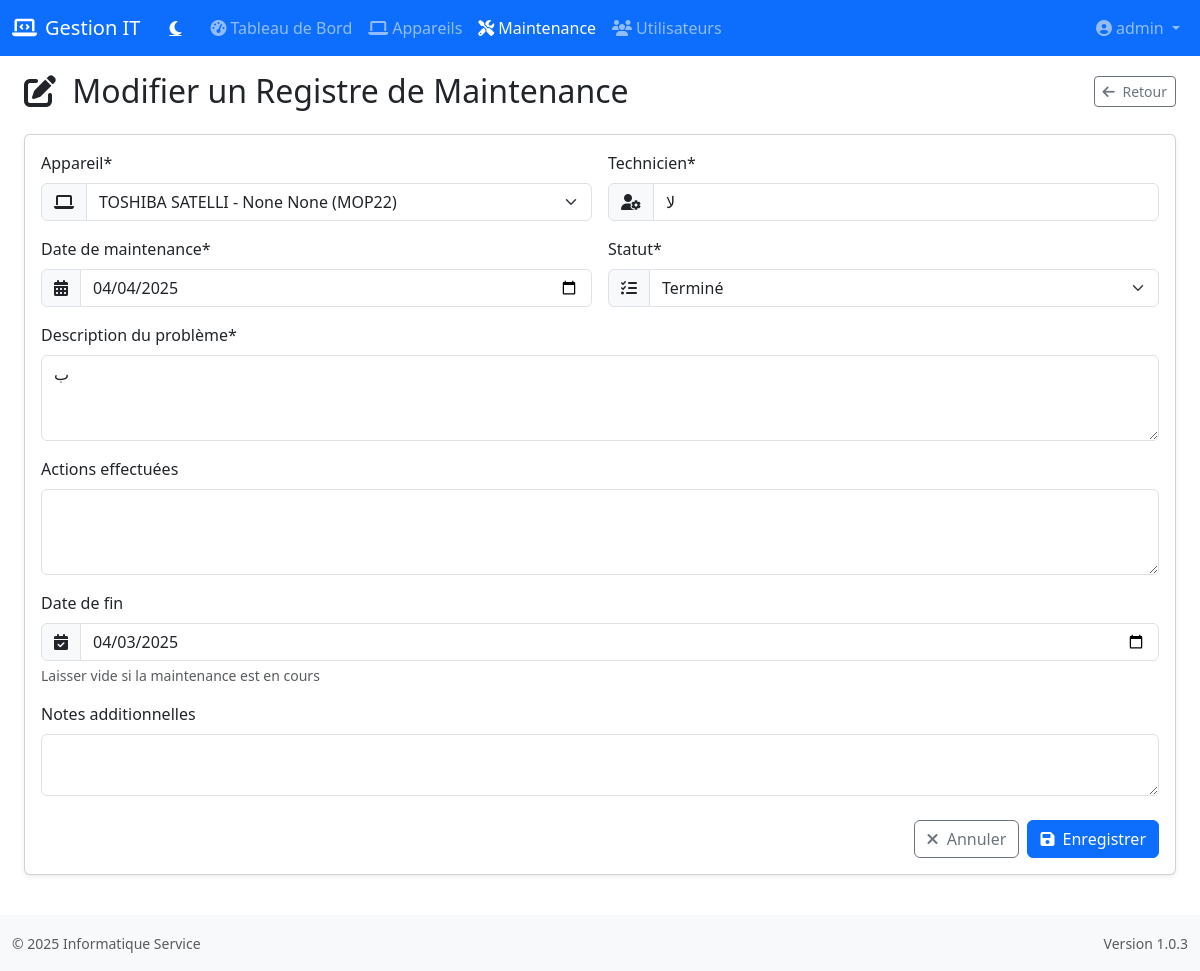
Page /edit_maintenance/1 (signed in) on the committed database.
### app.py (models this page shows, shortened)
class User(UserMixin, db.Model):
    id = db.Column(db.Integer, primary_key=True)
    username = db.Column(db.String(80), unique=True, nullable=False)
    password = db.Column(db.String(120), nullable=False)
    is_admin = db.Column(db.Boolean, default=False)

class MaintenanceRecord(db.Model):
    id = db.Column(db.Integer, primary_key=True)
    reference = db.Column(db.String(50), unique=True, nullable=False)
    device_id = db.Column(db.Integer, db.ForeignKey('device.id'), nullable=False)
    maintenance_date = db.Column(db.Date, nullable=False)
    issue_description = db.Column(db.Text, nullable=False)
    actions_taken = db.Column(db.Text)
    status = db.Column(db.String(20), default='en attente')
    technician = db.Column(db.String(100), nullable=False)
    completion_date = db.Column(db.Date)
    notes = db.Column(db.Text)

### app.py (the view, shortened to what this page needs)
@app.route('/edit_maintenance/<int:record_id>', methods=['GET', 'POST'])
@login_required
@admin_required
def edit_maintenance(record_id):
    record = MaintenanceRecord.query.get_or_404(record_id)
    devices = Device.query.all()
    technicians = [t[0] for t in db.session.query(MaintenanceRecord.technician).distinct().filter(MaintenanceRecord.technician != None, MaintenanceRecord.technician != '').all()]
    return render_template('maintenance_form.html', **locals())

### app.py (called while the page is built)
@login_manager.user_loader
def load_user(user_id):
    return User.query.get(int(user_id))

def admin_required(f):
    @wraps(f)
    def decorated_function(*args, **kwargs):
        if not current_user.is_authenticated or not current_user.is_admin:
            flash('Permission denied', 'danger')
            return redirect(url_for('index'))
        return f(*args, **kwargs)
    return decorated_function

@app.context_processor
def utility_processor():
    from datetime import datetime
    return {
        'now': datetime.now
    }

### templates/maintenance_form.html (shortened to what this page needs)
{% extends "base.html" %}
{% block content %}
<div class="container-fluid py-3">
    <div class="d-flex flex-column flex-md-row justify-content-between align-items-md-center gap-3 mb-4">
        <h2 class="mb-0">
            <i class="fas fa-{{ 'edit' if record else 'plus' }} me-2"></i>
            {{ 'Modifier' if record else 'Ajouter' }} un Registre de Maintenance
        </h2>
        <a href="{{ url_for('maintenance') if not device_id else url_for('device_details', device_id=device_id) }}" class="btn btn-sm btn-outline-secondary">
            <i class="fas fa-arrow-left me-1"></i> Retour
        </a>
    </div>
    <div class="card shadow-sm">
        <div class="card-body">
            <form method="POST" autocomplete="off" novalidate>
                <div class="row g-3">
                    <div class="col-12 col-md-6 mb-3">
                        {% if not device_id %}
                        <label for="device_id" class="form-label">Appareil*</label>
                        <div class="input-group">
                            <span class="input-group-text"><i class="fas fa-laptop"></i></span>
                            <select class="form-select" id="device_id" name="device_id" required>
                                {% for d in devices %}
                                <option value="{{ d.id }}" {{ 'selected' if record and record.device_id == d.id else '' }}>
                                    {{ d.name }} - {{ d.marque }} {{ d.modele }} ({{ d.serial_number }})
                                </option>
                                {% endfor %}
                            </select>
                        </div>
                        {% else %}
                        <input type="hidden" name="device_id" value="{{ device_id }}">
                        {% endif %}
                    </div>
                    <div class="col-12 col-md-6 mb-3">
                        <label for="technician" class="form-label">Technicien*</label>
                        <div class="input-group">
                            <span class="input-group-text"><i class="fas fa-user-cog"></i></span>
                            <input type="text" list="technicians" class="form-control" id="technician"
                                   name="technician" value="{{ record.technician if record else '' }}" required>
                        </div>
                    </div>
                </div>
                <div class="row g-3">
                    <div class="col-12 col-md-6 mb-3">
                        <label for="maintenance_date" class="form-label">Date de maintenance*</label>
                        <div class="input-group">
                            <span class="input-group-text"><i class="fas fa-calendar-alt"></i></span>
                            <input type="date" class="form-control" id="maintenance_date" name="maintenance_date"
                                   value="{{ record.maintenance_date.strftime('%Y-%m-%d') if record else today }}" required>
                        </div>
                    </div>
                    <div class="col-12 col-md-6 mb-3">
                        <label for="status" class="form-label">Statut*</label>
                        <div class="input-group">
                            <span class="input-group-text"><i class="fas fa-tasks"></i></span>
                            <select class="form-select" id="status" name="status" required>
                                <option value="terminé" {{ 'selected' if record and record.status == 'terminé' else '' }}>Terminé</option>
                            </select>
                        </div>
                    </div>
                </div>
                <div class="mb-3">
                    <label for="issue_description" class="form-label">Description du problème*</label>
                    <textarea class="form-control" id="issue_description" name="issue_description"
                              rows="3" required>{{ record.issue_description if record else '' }}</textarea>
                </div>
                <div class="mb-3">
                    <label for="actions_taken" class="form-label">Actions effectuées</label>
                    <textarea class="form-control" id="actions_taken" name="actions_taken"
                              rows="3">{{ record.actions_taken if record else '' }}</textarea>
                </div>
                <div class="mb-3" id="completionDateGroup">
                    <label for="completion_date" class="form-label">Date de fin</label>
                    <div class="input-group">
                        <span class="input-group-text"><i class="fas fa-calendar-check"></i></span>
                        <input type="date" class="form-control" id="completion_date" name="completion_date"
                               value="{{ record.completion_date.strftime('%Y-%m-%d') if record and record.completion_date else '' }}">
                    </div>
                    <div class="form-text">Laisser vide si la maintenance est en cours</div>
                </div>
                <div class="mb-3">
                    <label for="notes" class="form-label">Notes additionnelles</label>
                    <textarea class="form-control" id="notes" name="notes"
                              rows="2">{{ record.notes if record else '' }}</textarea>
                </div>
                <div class="d-grid gap-2 d-md-flex justify-content-md-end mt-4">
                    <a href="{{ url_for('maintenance') if not device_id else url_for('device_details', device_id=device_id) }}" class="btn btn-outline-secondary">
                        <i class="fas fa-times me-1"></i> Annuler
                    </a>
                    <button type="submit" class="btn btn-primary">
                        <i class="fas fa-save me-1"></i> Enregistrer
                    </button>
                </div>
            </form>
        </div>
    </div>
</div>
{% endblock %}

### templates/base.html (shortened to what this page needs)
<!DOCTYPE html>
<html lang="fr" data-bs-theme="light">
<head>
    <link href="https://cdn.jsdelivr.net/npm/bootstrap@5.3.2/dist/css/bootstrap.min.css" rel="stylesheet">
    <link href="https://cdnjs.cloudflare.com/ajax/libs/font-awesome/6.4.2/css/all.min.css" rel="stylesheet">
</head>
<body>
    <header>
        <nav class="navbar navbar-expand-lg navbar-dark bg-primary">
            <div class="container-fluid">
                <a class="navbar-brand" href="{{ url_for('index') }}">
                    <i class="fas fa-laptop-code me-2"></i>Gestion IT
                </a>
                <div class="d-flex align-items-center">
                    <button id="darkModeToggle" class="btn btn-link text-white me-2 d-flex align-items-center">
                        <i class="fas fa-moon"></i>
                    </button>
                </div>
                <div class="collapse navbar-collapse" id="navbarNav">
                    <ul class="navbar-nav me-auto">
                        <li class="nav-item">
                            <a class="nav-link {{ 'active' if request.endpoint == 'index' }}" href="{{ url_for('index') }}">
                                <i class="fas fa-tachometer-alt me-1"></i>Tableau de Bord
                            </a>
                        </li>
                        <li class="nav-item">
                            <a class="nav-link {{ 'active' if request.endpoint == 'devices' or request.endpoint == 'device_details' or request.endpoint == 'add_device' or request.endpoint == 'edit_device' }}" href="{{ url_for('devices') }}">
                                <i class="fas fa-laptop me-1"></i>Appareils
                            </a>
                        </li>
                        <li class="nav-item">
                            <a class="nav-link {{ 'active' if request.endpoint == 'maintenance' or request.endpoint == 'add_maintenance' or request.endpoint == 'edit_maintenance' }}" href="{{ url_for('maintenance') }}">
                                <i class="fas fa-tools me-1"></i>Maintenance
                            </a>
                        </li>
                        {% if current_user.is_admin %}
                        <li class="nav-item">
                            <a class="nav-link {{ 'active' if request.endpoint == 'users' or request.endpoint == 'add_user' or request.endpoint == 'edit_user' }}" href="{{ url_for('users') }}">
                                <i class="fas fa-users me-1"></i>Utilisateurs
                            </a>
                        </li>
                        {% endif %}
                    </ul>
                    <div class="navbar-nav">
                        {% if current_user.is_authenticated %}
                        <div class="nav-item dropdown">
                            <a class="nav-link dropdown-toggle" href="#" role="button" data-bs-toggle="dropdown">
                                <i class="fas fa-user-circle me-1"></i>{{ current_user.username }}
                            </a>
                        </div>
                        {% else %}
                        <a class="nav-link" href="{{ url_for('login') }}">
                            <i class="fas fa-sign-in-alt me-1"></i>Connexion
                        </a>
                        {% endif %}
                    </div>
                </div>
            </div>
        </nav>
    </header>
    <main>
        <div class="container-fluid">
            {% block content %}{% endblock %}
        </div>
    </main>
    <footer class="bg-light py-3 mt-4">
        <div class="container-fluid">
            <div class="d-flex flex-column flex-md-row justify-content-between align-items-center">
                <div class="text-center text-md-start mb-2 mb-md-0">
                    <small class="text-muted">&copy; 2025 Informatique Service </small>
                </div>
                <div class="text-center text-md-end">
                    <small class="text-muted">Version 1.0.3</small>
                </div>
            </div>
        </div>
    </footer>
</body>
</html>

### templates/base.html (style rules this page uses)
body { min-height: 100vh; display: flex; flex-direction: column; }
main { flex: 1; }
.nav-link.active { font-weight: 500; }

### rows in the picture
User: username "admin"
MaintenanceRecord: technician "لا", maintenance_date "04/04/2025", issue_description "ب", completion_date "04/03/2025"

### other values in the picture
{{ 'Modifier' if record else 'Ajouter' }} "Modifier"
form field device_id "TOSHIBA SATELLI - None None (MOP22)"
